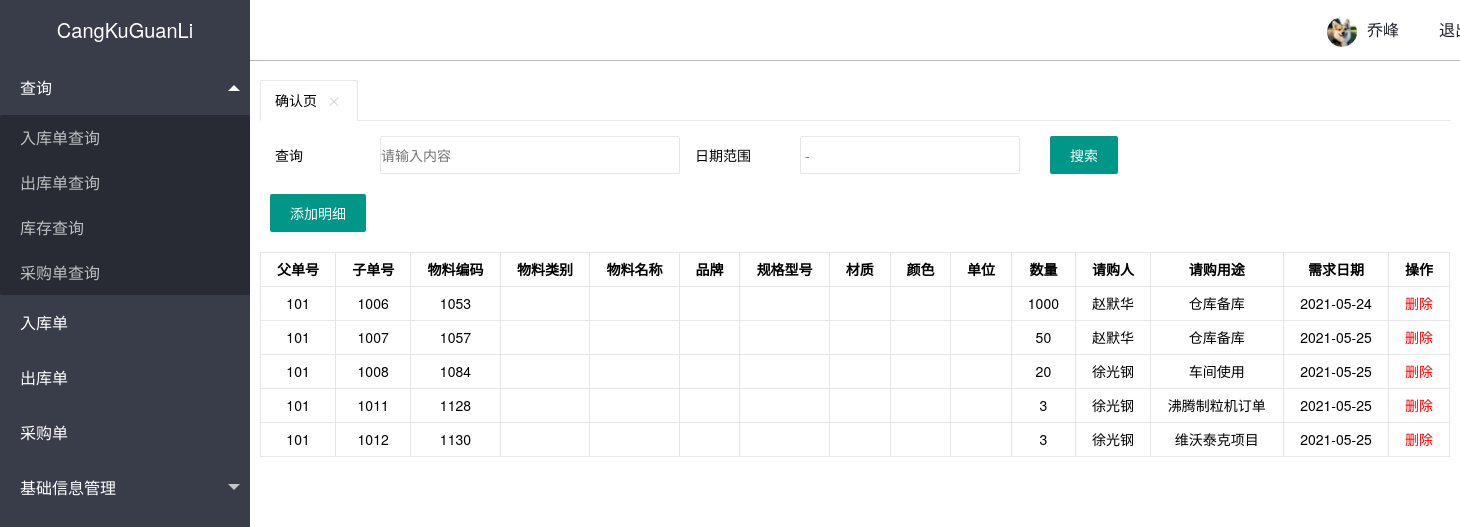
Page /admin/caigou/qf_cg_caigoudan_liebiao.php?cai_id=101 on the committed database.
### tables this page shows
CREATE TABLE IF NOT EXISTS `qf_cg_caigoudan_liebiao` (
  `cgd_id` int(6) unsigned NOT NULL AUTO_INCREMENT,
  `cai_id` int(10) NOT NULL,
  `wu_liao_bian_ma` int(10) NOT NULL,
  `qing_gou_ren` varchar(10) NOT NULL,
  `yong_tu` varchar(20) NOT NULL,
  `caigou_shuliang` int(10) NOT NULL,
  `xu_qiu_ri_qi` date NOT NULL,
  `caigou_zhuangtai` varchar(6) NOT NULL DEFAULT '未采购',
  `ruku_zhuangtai` varchar(6) NOT NULL DEFAULT '未入库',
  PRIMARY KEY (`cgd_id`)
);

### inc/mysql.inc.php (called while the page is built, shortened)
<?php
function execute($link,$query){
    $result=mysqli_query($link,$query);
    return $result;
}
?>

### admin/caigou/qf_cg_caigoudan_liebiao.php (the view, shortened to what this page needs)
<?php
include_once '../inc/mysql.inc.php';
include '../inc/header.inc.php';
$link=connect();
?>
<form class="layui-form" action="">
  <div class="layui-form-item">
    <label class="layui-form-label">查询</label>
    <div class="layui-input-block-wlxc">
      <input type="text" name="title" lay-verify="title" autocomplete="off" placeholder="请输入内容" class="layui-input">
    </div>
    <div class="layui-inline">
      <label class="layui-form-label">日期范围</label>
      <div class="layui-input-inline-wlxc">
        <input type="text" class="layui-input" id="test6" placeholder=" - ">
      </div>
    </div>
        <button  type="submit" class="layui-btn">搜索</button>
      <br>
  </div>
</form>
<div id="layerDemo">
      <div class="layui-btn-container">
      <button type="submit" id="caikudan_liebiao_add" class="layui-btn">添加明细</button>
      </div>
 </div>
 <table class="layui-G-table">
   <thead>
     <tr>
       <th>父单号</th>
       <th>子单号</th>
       <th>物料编码</th>
       <th>物料类别</th>
       <th>物料名称</th>
       <th>品牌</th>
       <th>规格型号</th>
       <th>材质</th>
       <th>颜色</th>
       <th>单位</th>
       <th>数量</th>
       <th>请购人</th>
       <th>请购用途</th>
       <th>需求日期</th>
       <th>操作</th>
     </tr>
     <?php
     $query="select * from qf_cg_caigoudan_liebiao where cai_id={$_GET['cai_id']}";
     $result=execute($link,$query);
     while ($data=mysqli_fetch_assoc($result)){
$html=<<<A
    <tr>
    <td>{$_GET['cai_id']}</td>
    <td>{$data['cgd_id']}</td>
    <td>{$data['wu_liao_bian_ma']}</td>
    <td></td>
    <td></td>
    <td></td>
    <td></td>
    <td></td>
    <td></td>
    <td></td>
    <td>{$data['caigou_shuliang']}</td>
    <td>{$data['qing_gou_ren']}</td>
    <td>{$data['yong_tu']}</td>
    <td>{$data['xu_qiu_ri_qi']}</td>
    <td>
    <a href='qf_cg_caikudan_liebiao_del.php?cgd_id={$data['cgd_id']}'style=color:#f00>删除</td>
    </tr>
A;
        echo $html;
        }
     ?>
   </thead>
 </table>
<?php include '../inc/footer.inc.php'?>

### rows in the picture
qf_cg_caigoudan_liebiao: cgd_id "1006", wu_liao_bian_ma "1053", caigou_shuliang "1000", qing_gou_ren "赵默华", yong_tu "仓库备库", xu_qiu_ri_qi "2021-05-24"
qf_cg_caigoudan_liebiao: cgd_id "1007", wu_liao_bian_ma "1057", caigou_shuliang "50", qing_gou_ren "赵默华", yong_tu "仓库备库", xu_qiu_ri_qi "2021-05-25"
qf_cg_caigoudan_liebiao: cgd_id "1008", wu_liao_bian_ma "1084", caigou_shuliang "20", qing_gou_ren "徐光钢", yong_tu "车间使用", xu_qiu_ri_qi "2021-05-25"
qf_cg_caigoudan_liebiao: cgd_id "1011", wu_liao_bian_ma "1128", caigou_shuliang "3", qing_gou_ren "徐光钢", yong_tu "沸腾制粒机订单", xu_qiu_ri_qi "2021-05-25"
qf_cg_caigoudan_liebiao: cgd_id "1012", wu_liao_bian_ma "1130", caigou_shuliang "3", qing_gou_ren "徐光钢", yong_tu "维沃泰克项目", xu_qiu_ri_qi "2021-05-25"

### other values in the picture
$template['title'] "确认页"
